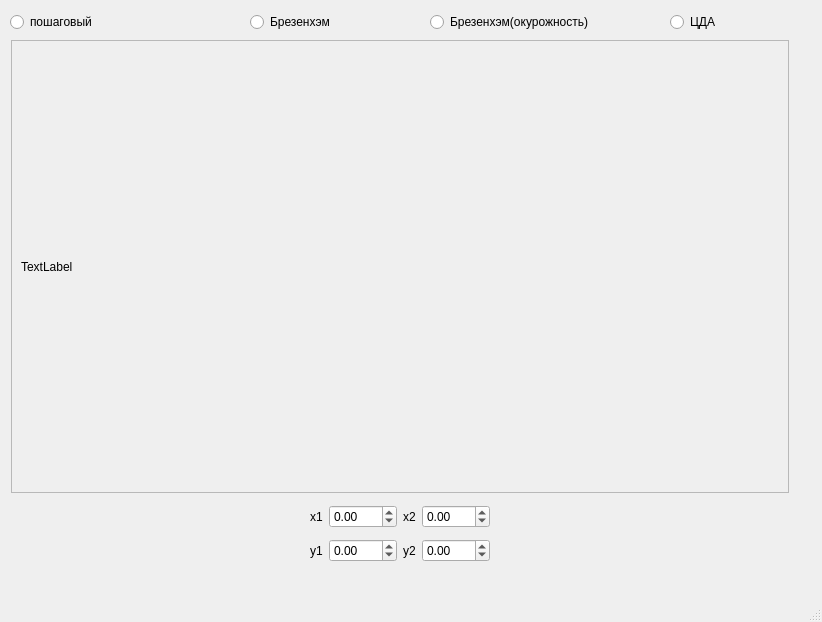
<?xml version="1.0" encoding="UTF-8"?>
<ui version="4.0">
 <class>MainWindow</class>
 <widget class="QMainWindow" name="MainWindow">
  <property name="geometry">
   <rect>
    <x>0</x>
    <y>0</y>
    <width>822</width>
    <height>622</height>
   </rect>
  </property>
  <property name="windowTitle">
   <string>MainWindow</string>
  </property>
  <widget class="QWidget" name="centralwidget">
   <property name="enabled">
    <bool>true</bool>
   </property>
   <widget class="QWidget" name="layoutWidget">
    <property name="geometry">
     <rect>
      <x>10</x>
      <y>500</y>
      <width>780</width>
      <height>67</height>
     </rect>
    </property>
    <layout class="QHBoxLayout" name="horizontalLayout">
     <item>
      <spacer name="horizontalSpacer">
       <property name="orientation">
        <enum>Qt::Horizontal</enum>
       </property>
       <property name="sizeHint" stdset="0">
        <size>
         <width>40</width>
         <height>20</height>
        </size>
       </property>
      </spacer>
     </item>
     <item>
      <layout class="QVBoxLayout" name="verticalLayout">
       <item>
        <layout class="QHBoxLayout" name="horizontalLayout_2">
         <item>
          <widget class="QLabel" name="label_2">
           <property name="maximumSize">
            <size>
             <width>15</width>
             <height>16777215</height>
            </size>
           </property>
           <property name="text">
            <string>x1</string>
           </property>
          </widget>
         </item>
         <item>
          <widget class="QDoubleSpinBox" name="doubleSpinBox">
           <property name="minimum">
            <double>-100.000000000000000</double>
           </property>
          </widget>
         </item>
        </layout>
       </item>
       <item>
        <layout class="QHBoxLayout" name="horizontalLayout_3">
         <item>
          <widget class="QLabel" name="label_3">
           <property name="minimumSize">
            <size>
             <width>6</width>
             <height>0</height>
            </size>
           </property>
           <property name="maximumSize">
            <size>
             <width>15</width>
             <height>16777215</height>
            </size>
           </property>
           <property name="sizeIncrement">
            <size>
             <width>1</width>
             <height>0</height>
            </size>
           </property>
           <property name="baseSize">
            <size>
             <width>6</width>
             <height>0</height>
            </size>
           </property>
           <property name="text">
            <string>y1</string>
           </property>
          </widget>
         </item>
         <item>
          <widget class="QDoubleSpinBox" name="doubleSpinBox_3">
           <property name="minimum">
            <double>-100.000000000000000</double>
           </property>
          </widget>
         </item>
        </layout>
       </item>
      </layout>
     </item>
     <item>
      <layout class="QVBoxLayout" name="verticalLayout_2">
       <item>
        <layout class="QHBoxLayout" name="horizontalLayout_4">
         <item>
          <widget class="QLabel" name="label_4">
           <property name="maximumSize">
            <size>
             <width>15</width>
             <height>16777215</height>
            </size>
           </property>
           <property name="text">
            <string>x2</string>
           </property>
          </widget>
         </item>
         <item>
          <widget class="QDoubleSpinBox" name="doubleSpinBox_2">
           <property name="minimum">
            <double>-100.000000000000000</double>
           </property>
          </widget>
         </item>
        </layout>
       </item>
       <item>
        <layout class="QHBoxLayout" name="horizontalLayout_5">
         <item>
          <widget class="QLabel" name="label_5">
           <property name="sizePolicy">
            <sizepolicy hsizetype="Minimum" vsizetype="Preferred">
             <horstretch>0</horstretch>
             <verstretch>0</verstretch>
            </sizepolicy>
           </property>
           <property name="maximumSize">
            <size>
             <width>15</width>
             <height>16777215</height>
            </size>
           </property>
           <property name="text">
            <string>y2</string>
           </property>
          </widget>
         </item>
         <item>
          <widget class="QDoubleSpinBox" name="doubleSpinBox_4">
           <property name="minimum">
            <double>-100.000000000000000</double>
           </property>
          </widget>
         </item>
        </layout>
       </item>
      </layout>
     </item>
     <item>
      <spacer name="horizontalSpacer_2">
       <property name="orientation">
        <enum>Qt::Horizontal</enum>
       </property>
       <property name="sizeHint" stdset="0">
        <size>
         <width>40</width>
         <height>20</height>
        </size>
       </property>
      </spacer>
     </item>
    </layout>
   </widget>
   <widget class="QScrollArea" name="scrollArea">
    <property name="geometry">
     <rect>
      <x>11</x>
      <y>40</y>
      <width>778</width>
      <height>453</height>
     </rect>
    </property>
    <property name="widgetResizable">
     <bool>true</bool>
    </property>
    <widget class="QWidget" name="scrollAreaWidgetContents">
     <property name="geometry">
      <rect>
       <x>0</x>
       <y>0</y>
       <width>776</width>
       <height>451</height>
      </rect>
     </property>
     <layout class="QVBoxLayout" name="verticalLayout_4">
      <item>
       <widget class="QLabel" name="label">
        <property name="text">
         <string>TextLabel</string>
        </property>
       </widget>
      </item>
     </layout>
    </widget>
   </widget>
   <widget class="QRadioButton" name="radioButton">
    <property name="geometry">
     <rect>
      <x>10</x>
      <y>10</y>
      <width>170</width>
      <height>24</height>
     </rect>
    </property>
    <property name="text">
     <string>пошаговый</string>
    </property>
   </widget>
   <widget class="QRadioButton" name="radioButton_2">
    <property name="geometry">
     <rect>
      <x>250</x>
      <y>10</y>
      <width>170</width>
      <height>24</height>
     </rect>
    </property>
    <property name="text">
     <string>Брезенхэм</string>
    </property>
   </widget>
   <widget class="QRadioButton" name="radioButton_3">
    <property name="geometry">
     <rect>
      <x>430</x>
      <y>10</y>
      <width>200</width>
      <height>24</height>
     </rect>
    </property>
    <property name="text">
     <string>Брезенхэм(окурожность)</string>
    </property>
   </widget>
   <widget class="QRadioButton" name="radioButton_4">
    <property name="geometry">
     <rect>
      <x>670</x>
      <y>10</y>
      <width>120</width>
      <height>24</height>
     </rect>
    </property>
    <property name="text">
     <string>ЦДА</string>
    </property>
   </widget>
  </widget>
  <widget class="QMenuBar" name="menubar">
   <property name="geometry">
    <rect>
     <x>0</x>
     <y>0</y>
     <width>822</width>
     <height>26</height>
    </rect>
   </property>
  </widget>
  <widget class="QStatusBar" name="statusbar"/>
  <action name="a_StepByStep">
   <property name="text">
    <string>пошаговый</string>
   </property>
  </action>
  <action name="a_Bresenham">
   <property name="text">
    <string>Брезенхэма</string>
   </property>
  </action>
  <action name="a_DDA">
   <property name="text">
    <string>ЦДА</string>
   </property>
  </action>
  <action name="a_circle">
   <property name="text">
    <string>Брезенхэма(окржнсть)</string>
   </property>
  </action>
 </widget>
 <resources/>
 <connections/>
</ui>
